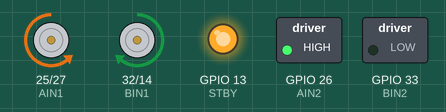
A sketch run on a simulated ESP32. On the bench: direction and speed pins drawn as motors (green arrow = direction pin HIGH = forward, orange = LOW = backward, longer = more drive, stopped while the standby pin is LOW), switched loads named in the sketch (green lamp = pin HIGH), output pins drawn as LEDs (lit = HIGH).

Above: at 1.5 s.
At 4.0 s:
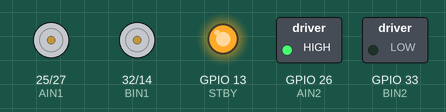
Timing chart, 0 to 5.8 s (numbered marks = the images above):
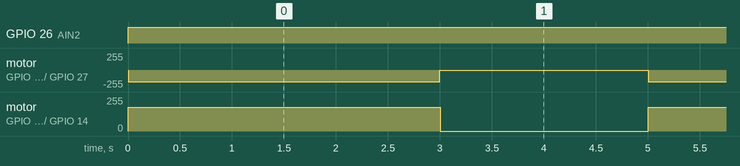

Measured:
- by itself, GPIO 26 (AIN2): LOW → HIGH at 0.00 s
- by itself, motor on GPIO 25 (AIN1) / GPIO 27 (PWMA): alternates backward 179/255 for 3.0 s and stopped for 2.0 s
- by itself, motor on GPIO 32 (BIN1) / GPIO 14 (PWMB): alternates forward 179/255 for 3.0 s and stopped for 2.0 s

The sketch:

Test_MotorDrivers.ino
```cpp
#define PWMA 27
#define PWMB 14

#define AIN1 25
#define AIN2 26
#define BIN1 32
#define BIN2 33
#define STBY 13

void setup() {
  pinMode(AIN1, OUTPUT);
  pinMode(AIN2, OUTPUT);
  pinMode(BIN1, OUTPUT);
  pinMode(BIN2, OUTPUT);
  pinMode(STBY, OUTPUT);

  digitalWrite(STBY, HIGH);

  // NEW ESP32 PWM API (Core v3.x)
  ledcAttach(PWMA, 1000, 8); // pin, freq, resolution
  ledcAttach(PWMB, 1000, 8);  // 8 -> 2^8 = 0-255
}

void loop() {
  // Forward
  digitalWrite(AIN1, LOW);
  digitalWrite(AIN2, HIGH);
  digitalWrite(BIN1, HIGH);
  digitalWrite(BIN2, LOW);

  ledcWrite(PWMA, 180); // speed motor A, speed -> 180/255 ~ 70 %
  ledcWrite(PWMB, 180); // speed motor B, speed

  delay(3000);

  // Stop
  ledcWrite(PWMA, 0);
  ledcWrite(PWMB, 0);
  delay(2000);
}
```
